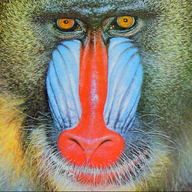
%> input picture Final-DCT/matlab/images/baboon.tiff, 192 x 192 px, shrunk from 512 x 512 before the run
$ octave fixed_point_analysis.m   (GNU Octave 9; MATLAB toolbox functions it lacks are replaced by stand-ins)
%> lines starting %> are read from the running program, lines starting %| are printed output that depends on the picture
% fixed_point_analysis.m - wordlength sweep and quantization error study

%% --- Setup: load image and floating-point reference ---
img_path = fullfile(fileparts(mfilename('fullpath')), 'images', 'baboon.tiff');
raw = imread(img_path);
%> raw is the input picture: size 192x192x3 uint8; mean R, G, B 137.4, 128.9, 113.2
if size(raw, 3) == 3
    img_gray = double(rgb2gray(raw));
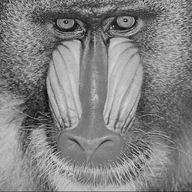
%> img_gray: size 192x192 double; min 5, max 216, mean 129.7
else
    img_gray = double(raw);
end

% Orthonormal DCT-II cosine matrix
N = 8;
C = zeros(N, N);
for k = 0:N-1
    for n = 0:N-1
        if k == 0, alpha = sqrt(1/N); else, alpha = sqrt(2/N); end
        C(k+1, n+1) = alpha * cos(pi*(2*n+1)*k / (2*N));
    end
end

%% --- Task 5: Fixed-point DCT sweep ---
frac_bits    = 14;          % Q2.14 cosine representation
word_lengths = 8:16;
snr_db       = zeros(size(word_lengths));
C_int        = round(C * 2^frac_bits);

% Collect floating-point coefficients from first 64 blocks
num_sample  = 64;
float_vec   = zeros(num_sample, 64);
block_count = 0;
for br = 1:8:size(img_gray,1)-7
    for bc = 1:8:size(img_gray,2)-7
        if block_count >= num_sample, break; end
        block_count = block_count + 1;
        blk = img_gray(br:br+7, bc:bc+7);
        Y = C * blk * C';
        float_vec(block_count, :) = Y(:).';
    end
    if block_count >= num_sample, break; end
end
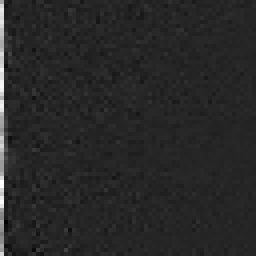
%> float_vec: size 64x64 double (shown 4 times larger); min -210.4, max 1217.8, mean 13.7; drawn with min black and max white
%> after the loop, block_count = 64

% Sweep word lengths
for wi = 1:length(word_lengths)
    wb = word_lengths(wi);
    fixed_vec   = zeros(num_sample, 64);
    block_count = 0;
    for br = 1:8:size(img_gray,1)-7
        for bc = 1:8:size(img_gray,2)-7
            if block_count >= num_sample, break; end
            block_count = block_count + 1;
            blk = img_gray(br:br+7, bc:bc+7);
            Y = dct2_fixed(blk, C_int, frac_bits, wb);
            fixed_vec(block_count, :) = Y(:).';
        end
        if block_count >= num_sample, break; end
    end

    sig_pwr  = mean(float_vec(:).^2);
    noise_pwr = mean((float_vec(:) - fixed_vec(:)).^2);
    if noise_pwr == 0
        snr_db(wi) = Inf;
    else
        snr_db(wi) = 10*log10(sig_pwr / noise_pwr);
    end
    fprintf('Word length %2d bit -> SNR = %.2f dB\n', wb, snr_db(wi));
end
%> this loop made 9 passes
%> noise_pwr on passes 1 to 9: 9076.2, 6375.1, 2534.7, 44.13, 0.172, 0.172, 0.172, 0.172, 0.172
%| Word length  8 bit -> SNR = 1.55 dB
%| Word length  9 bit -> SNR = 3.09 dB
%| Word length 10 bit -> SNR = 7.09 dB
%| Word length 11 bit -> SNR = 24.69 dB
%| Word length 12 bit -> SNR = 48.79 dB
%| Word length 13 bit -> SNR = 48.79 dB
%| Word length 14 bit -> SNR = 48.79 dB
%| Word length 15 bit -> SNR = 48.79 dB
%> (further printed lines are left out)
%> after the loop, snr_db = [1.55 3.09 7.09 24.69 48.79 48.79 48.79 48.79 48.79]

%% --- Task 6: Plot SNR sweep, save figure, document Q-format decision ---
fig_dir = fullfile(fileparts(mfilename('fullpath')), 'outputs', 'figures');
if ~exist(fig_dir, 'dir'), mkdir(fig_dir); end

fig = figure('Visible', 'off');
plot(word_lengths, snr_db, 'b-o', 'LineWidth', 1.5, 'MarkerFaceColor', 'b');
xlabel('Output Word Length (bits)');
ylabel('SNR (dB)');
title('Fixed-Point DCT SNR vs. Output Word Length (Q2.14 cosines)');
grid on;
yline(50, 'r--', 'Q2.14 noise floor (~50 dB)', 'LabelHorizontalAlignment', 'left');
xline(12, 'g--', '12-bit chosen', 'LabelVerticalAlignment', 'bottom');
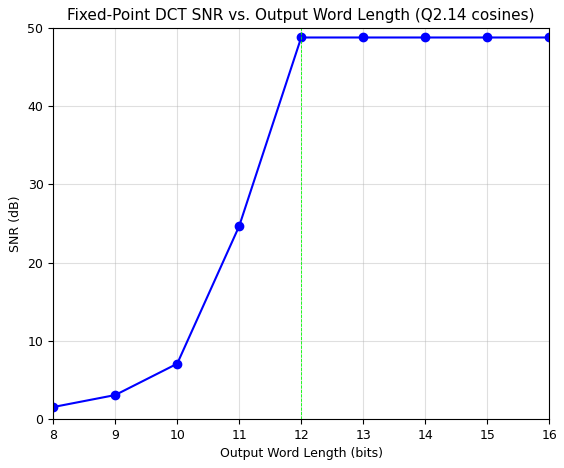
%> figure redrawn from the program's plot data
saveas(fig, fullfile(fig_dir, 'wordlength_sweep.png'));
close(fig);
fprintf('Saved wordlength_sweep.png\n');

% --- Q-format decision ---
% Cosines:     Q2.14 (frac_bits=14) -> noise floor ~50 dB SNR
% Output coef: 12-bit signed        -> no clipping, matches noise floor
% Accumulator: 32-bit signed        -> row+col pass without overflow
%              (max input 255, max cosine ~1, 8 taps -> ~2040, fits in 32b)
fprintf('Chosen format: cosines=Q2.14, output=12-bit signed, accumulator=32-bit\n');

% =========================================================================
%  Local functions (must be at end of script)
% =========================================================================
function Y = dct2_fixed(block, C_int, frac_bits, out_bits)
    % Row pass
    tmp = C_int * block;
    tmp = round(tmp / 2^frac_bits);
    % Column pass
    Y = tmp * C_int';
    Y = round(Y / 2^frac_bits);
    % Clamp to signed out_bits range
    max_val = 2^(out_bits-1) - 1;
    min_val = -2^(out_bits-1);
    Y = max(min(Y, max_val), min_val);
end
